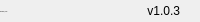
              <widget class="QFrame" name="bottomBar">
               <property name="minimumSize">
                <size>
                 <width>0</width>
                 <height>22</height>
                </size>
               </property>
               <property name="maximumSize">
                <size>
                 <width>16777215</width>
                 <height>22</height>
                </size>
               </property>
               <property name="frameShape">
                <enum>QFrame::NoFrame</enum>
               </property>
               <property name="frameShadow">
                <enum>QFrame::Raised</enum>
               </property>
               <layout class="QHBoxLayout" name="horizontalLayout_5">
                <property name="spacing">
                 <number>0</number>
                </property>
                <property name="leftMargin">
                 <number>0</number>
                </property>
                <property name="topMargin">
                 <number>0</number>
                </property>
                <property name="rightMargin">
                 <number>0</number>
                </property>
                <property name="bottomMargin">
                 <number>0</number>
                </property>
                <item>
                 <widget class="QLabel" name="creditsLabel">
                  <property name="maximumSize">
                   <size>
                    <width>16777215</width>
                    <height>16</height>
                   </size>
                  </property>
                  <property name="font">
                   <font>
                    <family>Source Han Sans SC</family>
                    <pointsize>-1</pointsize>
                    <italic>false</italic>
                    <bold>false</bold>
                   </font>
                  </property>
                  <property name="text">
                   <string>by linkfqy, HITsz</string>
                  </property>
                  <property name="alignment">
                   <set>Qt::AlignLeading|Qt::AlignLeft|Qt::AlignVCenter</set>
                  </property>
                 </widget>
                </item>
                <item>
                 <widget class="QLabel" name="version">
                  <property name="text">
                   <string>v1.0.3</string>
                  </property>
                  <property name="alignment">
                   <set>Qt::AlignRight|Qt::AlignTrailing|Qt::AlignVCenter</set>
                  </property>
                 </widget>
                </item>
                <item>
                 <widget class="QFrame" name="frame_size_grip">
                  <property name="minimumSize">
                   <size>
                    <width>20</width>
                    <height>0</height>
                   </size>
                  </property>
                  <property name="maximumSize">
                   <size>
                    <width>20</width>
                    <height>16777215</height>
                   </size>
                  </property>
                  <property name="frameShape">
                   <enum>QFrame::NoFrame</enum>
                  </property>
                  <property name="frameShadow">
                   <enum>QFrame::Raised</enum>
                  </property>
                 </widget>
                </item>
               </layout>
              </widget>
